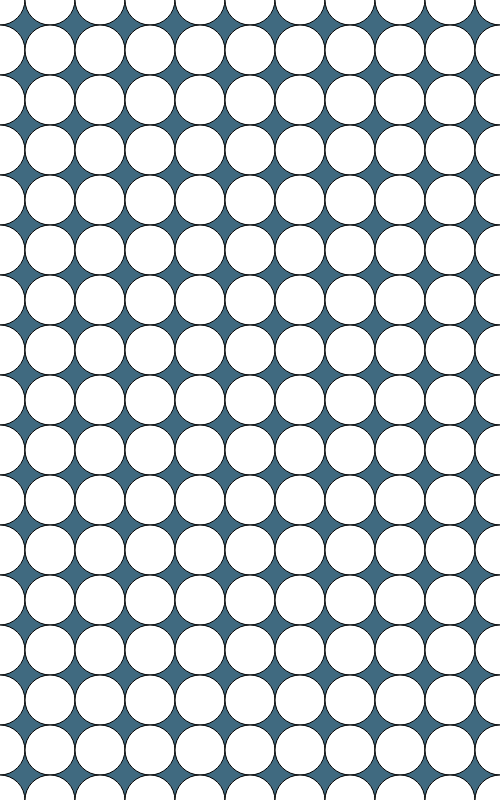
Frame 1 (no input)
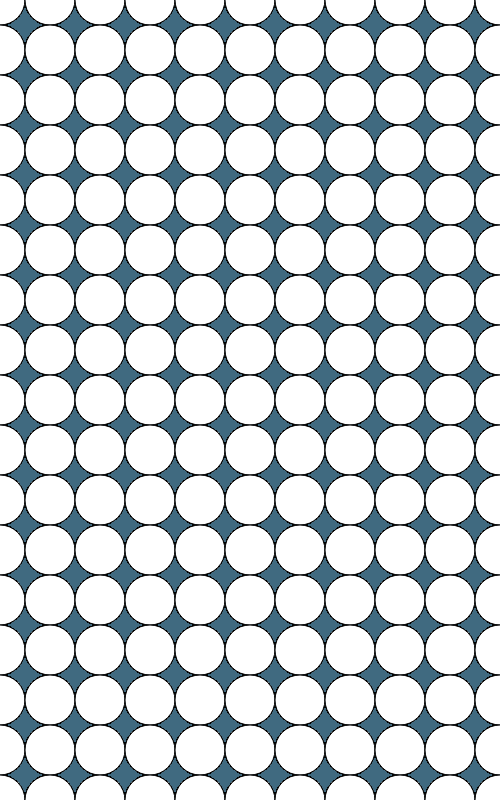
Frame 60 (no input)
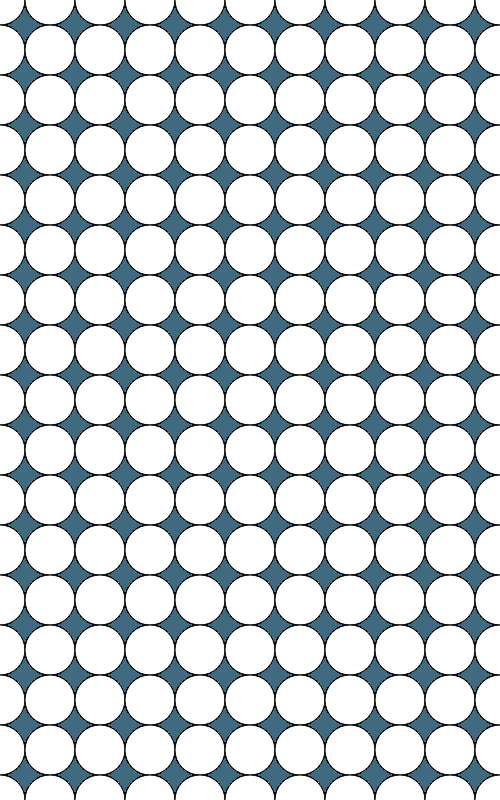
Frame 120 (the mouse pressed at the canvas centre since frame 60)

The p5.js sketch that drew these frames (run headless with seeded random() and noise() and a simulated clock; from frame 60 on, the mouse is pressed at the canvas centre):

// p5.js sketch
// ── sketch.js
function setup() {
  createCanvas(500,800);
  colorMode(HSB); 
  background(200,50,50)
  
}

function draw() {
  for(var x = 0; x <= width; x += 50){
    for(var y = 0; y <= height; y += 50){
    ellipse(x, y, 50, 50);
    }
  }
}
